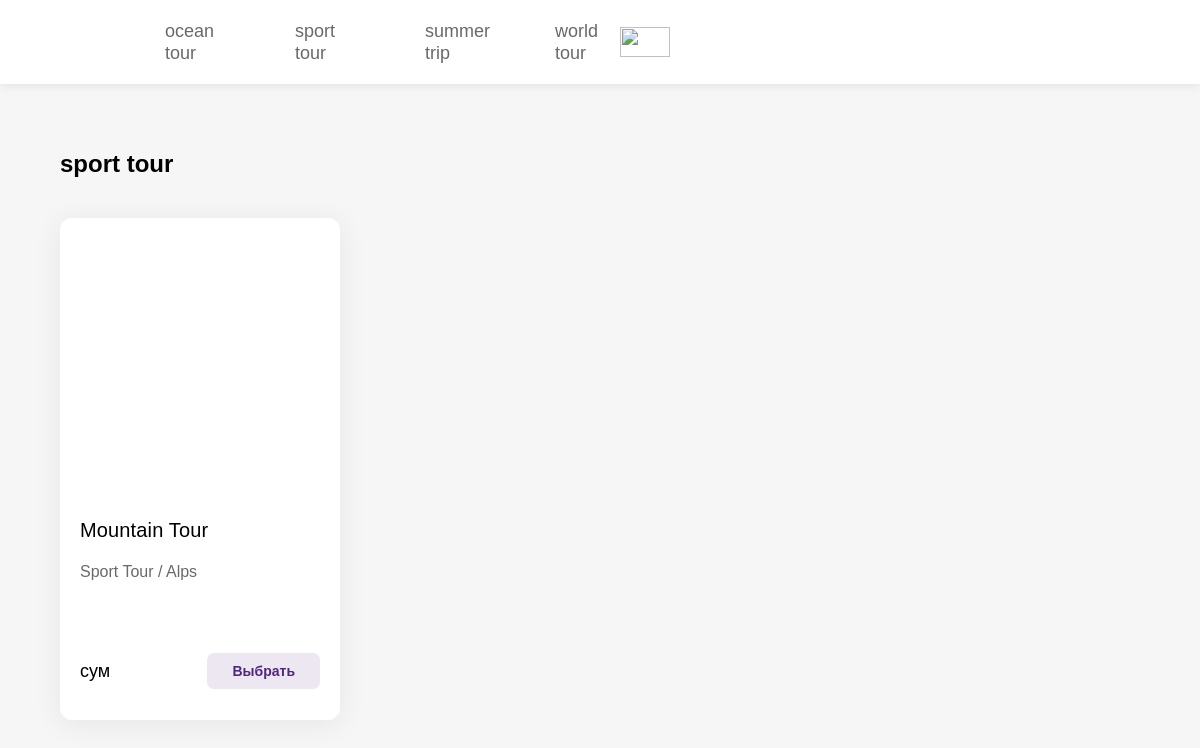
Page /4/ on the committed database.
### turist/models.py (models this page shows)
class Category(models.Model):
    name = models.CharField(max_length=300)
    class Meta:
        ordering = ['name']

class Turist(models.Model):
    name = models.CharField(max_length=300, db_index=True)
    content = models.TextField()
    rasmi = models.CharField(max_length=400)
    category = models.ForeignKey('Category', on_delete=models.PROTECT)
    class Meta:
        ordering = ['pk']

### turist/views.py (the view)
# urls.py: path("<int:category_id>/", get_by_category_id),
def get_by_category_id(request, category_id):
    categories = Category.objects.all()
    products = Turist.objects.filter(category=category_id)
    products_by = {}
    for c in categories:
        lst = []
        for p in products:
            if c == p.category:
                lst.append(p)
        if len(lst) != 0:
            products_by[c.name] = lst
    context = {
        "categories": categories,
        "products_by": products_by}
    return render(request, 'traveluz/turist.html', context)

### turist/templates/traveluz/turist.html
{% extends 'layout/base.html'%}
{% block content %}
{%load static %}
    {% for c , products in products_by.items %}
    <section>
        <h2>{{c}}</h2>
        <div class="container">
            {% for p in products %}
            <div class="item">
                <div class="image" style="width: 100%; height: 230px;padding-top: 30px"><img src="{{p.rasmi}}" alt="">
                </div>
                <p class="name">{{p.name}}</p>
                <p class="info">{{p.content}}</p>
                <div class="bottom">
                    <p class="price">{{p.price}} сум</p>
                    <button class="button">Выбрать</button>
                </div>
            </div>
            {% endfor %}
        </div>
    </section>
{% endfor %}
{% endblock %}

### turist/templates/layout/base.html (shortened to what this page needs)
{% load static %}
<!DOCTYPE html>
<html lang="en">
<head>
    <link rel="stylesheet" href="{% static "css/style.css" %}">
</head>
<body>
    <div class="header">
        <div class="menubutton">
            <a href="/"><img src="https://www.maxway.uz/logo.svg" alt="Logo" class="logo"></a>
            {% for c in categories %}
            <a class="menu" href="/{{c.pk}}/">{{c.name}}</a>
            {% endfor %}
            <img src="https://www.maxway.uz/images/Icons/shopping-cart.svg" style="height: 30px;;" alt="">
        </div>
    </div>
{% block content %}
{% endblock %}
</body>
</html>

### turist/static/css/style.css (style rules this page uses)
body { margin: 0 0 40px 0; background-color: #f6f6f6; font-family: 'Proxima-Nova', sans-serif; }
h2 { margin: 150px 0 0 60px; }
img { display: block; margin-left: auto; margin-right: auto; width: 100%; }
a { padding: 7px 15px; font-size: 18px; line-height: 22px; font-weight: 400; color: #696969; cursor: pointer; }
.container { display: flex; flex-wrap: wrap; justify-content: space-between; width: 90%; height: auto; margin: auto; }
.item { width: 240px; min-height: 200px; border-radius: 12px; background-color: white; padding: 20px; box-shadow: 0 4px 30px rgb(0 0 0 / 7%); margin-top: 40px; }
p.name { font-size: 20px; font-weight: 500; line-height: 24px; letter-spacing: 0.00735em; text-overflow: ellipsis; display: -webkit-box; -webkit-line-clamp: 1; -webkit-box-orient: vertical; }
p.info { color: #696969; margin: 0; font-size: 16px; line-height: 20px; font-weight: 200; height: 40px; overflow: hidden; text-overflow: ellipsis; display: -webkit-box; -webkit-line-clamp: 2; -webkit-box-orient: vertical; }
.bottom { width: 100%; min-height: 30px; background-color: white; display: flex; margin-top: 40px; justify-content: space-between; align-items: center; }
.price { font-style: normal; font-weight: 300; font-size: 18px; line-height: 22px; }
.button { color: #51267d; background-color: #51267d1c; padding: 10px 25px; border-radius: 7px; font-weight: 600; font-size: 14px; cursor: pointer; border-style: none; }
.header { width: 100%; min-height: 70px; background-color: white; position: fixed; margin-top: -150px; box-shadow: 0 1px 10px rgba(0, 0, 0, 0.096); z-index: 100; }
.menubutton { display: flex; justify-content: space-between; align-items: center; width: 50%; min-height: 70px; margin: 0 70px; }
.menu { display: flex; justify-content: space-between; align-items: center; width: 0; min-height: 70px; margin: 0 50px; }
.menu { text-decoration: none; }

### rows in the picture
Category: name "ocean tour"
Category: name "sport tour"
Category: name "summer trip"
Category: name "world tour"
Turist: name "sport tour", name "Mountain Tour", content "Sport Tour / Alps"
